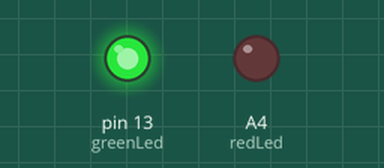
This sketch was run on a simulated Arduino Uno, built with avr-gcc and run on an emulated ATmega328P. Shown: output pins drawn as LEDs (lit = HIGH).

Above: at 0.1 s.
Timing chart, 0 to 1.6 s (numbered marks = the images above):
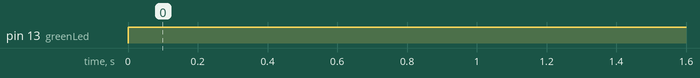

The sketch:

Status_Lights.ino
```cpp
const int greenLed = 13;
const int redLed = A4;
void setup() {
  // put your setup code here, to run once:
  pinMode(greenLed, OUTPUT);
  pinMode(redLed, OUTPUT);
}

void greenledOn(int delaytime){
  digitalWrite(greenLed, HIGH); //Turns green led on
  delay(delaytime); //Turns green led on for dealytime
}

//Green LED Blink
void greenledBlink(int delaytime){
  digitalWrite(greenLed, HIGH); //Turns green led on
  delay(1000); //Turns greeen led on for delaytime divided by 2
  digitalWrite(greenLed, LOW); //Turns green led off
  delay(1000); //Turns green led off for delaytime divided by 2
}
void waitBlinking(int n, int frequency){
  //blink for n seconds at frequency hz
  for (int i=1; i <= n; i++){
    for(int j=1; j<=frequency; j++){
      digitalWrite(greenLed, HIGH);
      delay((1000/frequency)/2);   //Half time on
      digitalWrite(greenLed, LOW);
      delay((1000/frequency)/2);   //Half time off
    }
  }
}
void loop() {
  // put your main code here, to run repeatedly:
  greenledOn(1000);
}
```

Measured:
- by itself, pin 13 (greenLed): LOW → HIGH at 0.00 s
